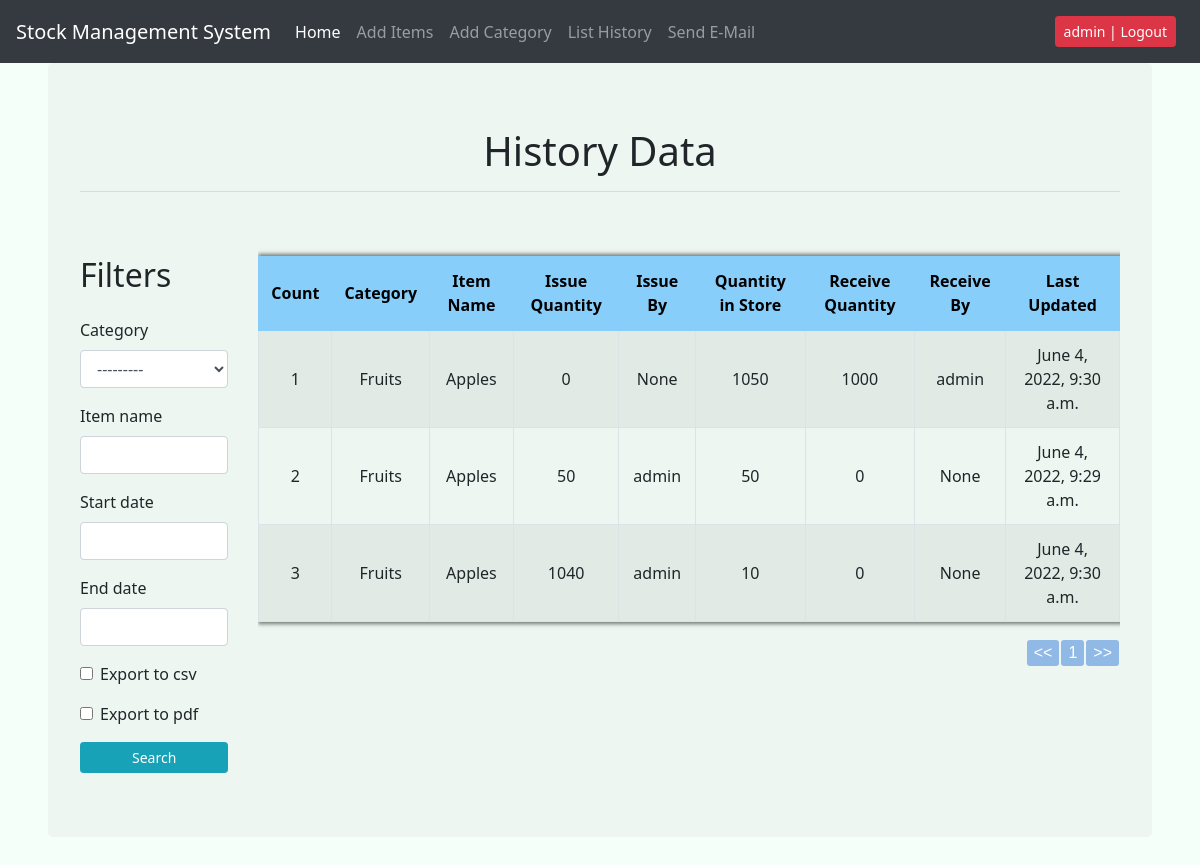
The page /list_history/ (signed in) on the database its author committed.
### stock_app/models.py (models this page shows, shortened)
class StockListHistory(models.Model):
    category = models.ForeignKey(Categorie, on_delete=models.CASCADE , blank=True , default=None)
    item_name = models.CharField(max_length=50 , null=True, blank=True)
    receive_by = models.CharField(max_length=50, blank = True, null = True)
    quantity = models.IntegerField(default = 0, blank = True, null = True)
    issue_by = models.CharField(max_length=50, blank = True, null = True)
    receive_quantity = models.IntegerField(default = 0, blank = True, null = True)
    issue_quantity = models.IntegerField(default = 0, blank = True, null = True)
    last_update = models.DateTimeField(null=True, auto_now_add= False, auto_now = False )

class Categorie(models.Model):
    name = models.CharField(max_length=50 , null=True, blank=False)
    created_by = models.CharField(max_length=50 , null=True, blank=False)
    upload_file = models.FileField(blank=True, null = True, upload_to = "files/%Y/%m/%d")
    upload_img = models.ImageField(blank=True, null = True, upload_to = "images/%Y/%m/%d")
    def __str__(self):
        return self.name

### stock_app/views.py (the view, shortened to what this page needs)
# urls.py: path('list_history/',views.list_history, name = "List_history"),
@login_required
@csrf_exempt
def list_history(request):
    form = StockHistorySearchForm(request.POST or None)
    query_set = StockListHistory.objects.all().order_by('-quantity')
    context = {
    'query_set':query_set,
    'form':form,
    }
    return render(request,"stock_app/main/list_history.html",context)

### stock_app/forms.py
class StockHistorySearchForm(forms.ModelForm):
    start_date = forms.DateTimeField(required=False)
    end_date = forms.DateTimeField(required=False)
    export_to_csv = forms.BooleanField(required=False)
    export_to_pdf = forms.BooleanField(required=False)
    class Meta:
        model = StockListHistory
        fields = ['category','item_name','start_date','end_date']

### stock_app/templates/stock_app/main/list_history.html (shortened to what this page needs)
{% extends "stock_app/navbar.html" %}
{% load static %}
{% load crispy_forms_tags %}
{% block content %}
<div class="row">
    <div class="container-fluid ml-5 mr-5">
        <div class="jumbotron custom_jum">
            <h1 class="text-center ">History Data</h1>
            <hr />
            {% if query_set %}
            <div class="row d-flex justify-content-top align-items-top">
                <div class="col-sm-2">
            <h2 class="text-left mt-5 mb-4 ">Filters</h2>
            <form method="POST" action="">
                {{form|crispy}}
                <input class=" input_1 btn btn-sm btn-info" type="submit" value="Search" />
            </form>
        </div>
        <div class="col-sm-10">
            <div class="table_custom table-responsive">
                <table class="table mt-5   custom_table table-bordered table-striped table-hover">
                    <thead class="thead-dark">
                        <tr>
                            <th class="text-center">Count</th>
                            <th class="text-center">Category</th>
                            <th class="text-center">Item Name</th>
                            <th class="text-center">Issue Quantity</th>
                            <th class="text-center">Issue By</th>
                            <th class="text-center">Quantity in Store</th>
                            <th class="text-center">Receive Quantity</th>
                            <th class="text-center">Receive By</th>
                            <th class="text-center">Last Updated</th>
                        </tr>
                    </thead>
                    <tbody>
                        {% for item in query_set %}
                        <tr>
                            <td class="text-center">{{forloop.counter}}</td>
                            <td class="text-center">
                                {{item.category}}
                            </td>
                            <td class="text-center">
                                {{item.item_name}}
                            </td>
                            <td class="text-center">
                                {{item.issue_quantity}}
                            </td>
                            <td class="text-center">
                                {{item.issue_by}}
                            </td>
                            <td class="text-center">
                                {{item.quantity}}
                            </td>
                            <td class="text-center">
                                {{item.receive_quantity}}
                            </td>
                            <td class="text-center">
                                {{item.receive_by}}
                            </td>
                            <td class="text-center">
                                {{item.last_update}}
                            </td>
                        </tr>
                        {% endfor %}
                    </tbody>
                </table>
            </div>
        </div>
            {% endif %}
        </div>
    </div>
</div>
{% endblock content %}

### stock_app/templates/stock_app/navbar.html (shortened to what this page needs)
{% load static %}
<!DOCTYPE html>
<html lang="en">
<head>
    <link rel="stylesheet" href="{% static "css/bootstrap.min.css" %}" />
    <link rel="stylesheet" type="text/css" href="{% static "css/index.css" %}" />
    <link rel="stylesheet" type="text/css" href="{% static "css/nprogress.css" %}" />
    <link rel="stylesheet" href="//code.jquery.com/ui/1.13.1/themes/base/jquery-ui.css">
</head>
<body>
    <nav class="navbar-expand-lg navbar navbar-dark bg-dark">
        <a class="navbar-brand" href="/list_items">Stock Management System</a>
        <div class="collapse navbar-collapse" id="navbarTogglerDemo03">
            <ul class="navbar-nav mr-auto mt-2 mt-lg-0 d-flex justify-content-between align-items-center" style="width:100%;">
                <div class="d-flex">
                    <li class="nav-item">
                        <a class="nav-link active" href="/list_items">Home</a>
                    </li>
                    <li class="nav-item">
                        <a class="nav-link" href="/add_items">Add Items</a>
                    </li>
                    <li class="nav-item">
                        <a class="nav-link" href="/create_category">Add Category</a>
                    </li>
                    <li class="nav-item">
                        <a class="nav-link" href="/list_history">List History</a>
                    </li>
                     <li class="nav-item">
                        <a class="nav-link" href="/send_e_mail">Send E-Mail</a>
                    </li>
                </div>
                <div class="d-flex">
                    {% if request.user.is_authenticated %}
                    <li class="nav-item">
                        <a class="nav-link" href="/accounts/logout">
                            <input class="btn btn-sm  btn-danger " type="submit" value="{{request.user}} | Logout" />
                        </a>
                    </li>
                    {% endif %}
                </div>
            </ul>
        </div>
    </nav>
    {% block content %}
    {% endblock content %}
</body>
</html>

### stock_app/static/css/index.css (style rules this page uses)
* { margin: 0; padding: 0; }
body { font-family: 'system-ui', 'Roboto'; overflow-x: hidden !important; background: mintcream; }
.custom_table { box-shadow: 2px 0px 4px 2px rgba(0, 0, 0, 0.52); -webkit-box-shadow: 2px 0px 4px 2px rgba(0, 0, 0, 0.52); -moz-box-shadow: 2px 0px 4px 2px rgba(0, 0, 0, 0.52); }
.table td, .table th { vertical-align: middle !important; }
.jumbotron { background: #c1c1c126; }
a { text-decoration: none !important; }
.custom_jum .input_1,.input_2,.input_3 { width: 100%; }
.table_custom table th { background-color: lightskyblue !important; border-color: lightskyblue !important; color:#000 !important; }

### rows shown on the page
StockListHistory: category "Fruits", item_name "Apples", issue_quantity "0", issue_by "None", quantity "1050", receive_quantity "1000", receive_by "admin", last_update "June 4, 2022, 9:30 a.m."
StockListHistory: category "Fruits", item_name "Apples", issue_quantity "50", issue_by "admin", quantity "50", receive_quantity "0", receive_by "None", last_update "June 4, 2022, 9:29 a.m."
StockListHistory: category "Fruits", item_name "Apples", issue_quantity "1040", issue_by "admin", quantity "10", receive_quantity "0", receive_by "None", last_update "June 4, 2022, 9:30 a.m."
